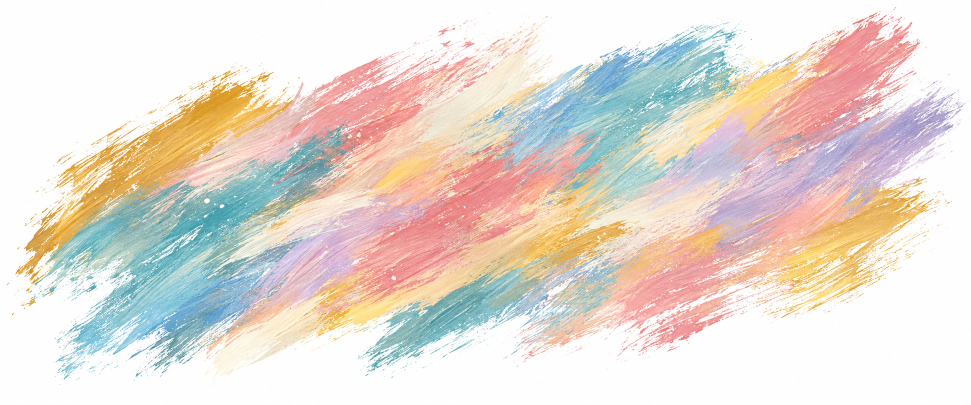
#> input picture medios/marca/fuentes/pincelada-openai-3.png, 1942 x 809 px (shown at 1/2 size)
$ python componer-logo-acuarela.py
#> lines starting #> are read from the running program, lines starting #| are printed output that depends on the picture
"""Arma el logo principal de Sin Límites: pincelada (fuentes/pincelada-openai-3.png, generada con OpenAI)
+ piezas de rompecabezas sutiles + letras negras vectoriales (fuentes/letras-negras-paths.txt)."""
import os, base64, io, subprocess, numpy as np
from PIL import Image
D=os.path.dirname(os.path.abspath(__file__))
# 1. pincelada: fondo blanco -> transparente
src=np.asarray(Image.open(f"{D}/fuentes/pincelada-openai-3.png").convert("RGB")).astype(float)
mn=src.min(axis=2); alpha=np.clip((252-mn)/(252-170),0,1)**0.75; alpha[alpha<0.03]=0
#> after `mn = src.min(axis=2)`:
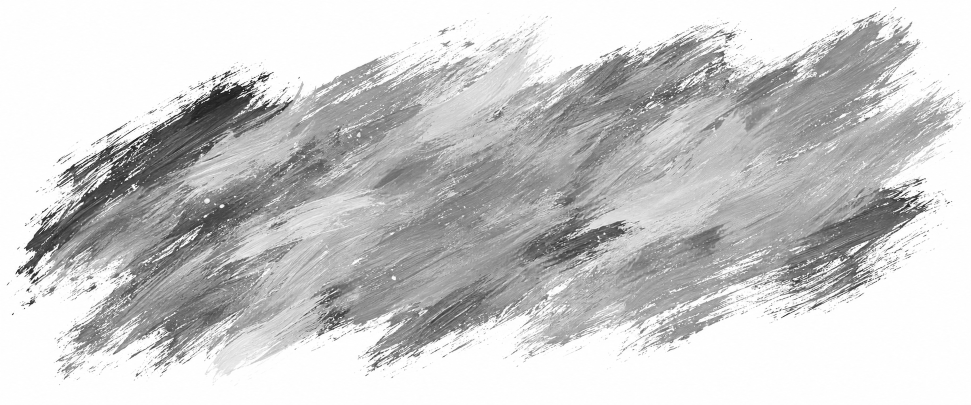
#> mn: shape (809, 1942) float64 (shown at 1/2 size); min 0, max 255, mean 202.8
#> after `alpha = np.clip((252 - mn) / (252 - 170), 0, 1) ** 0.75`:
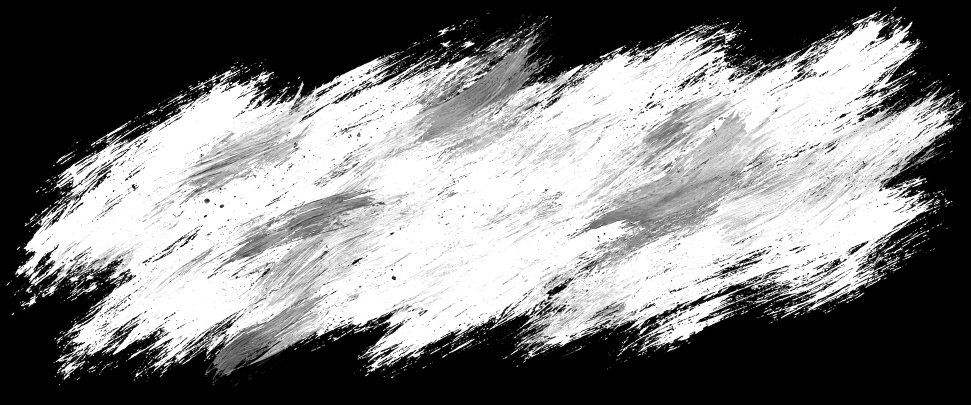
#> alpha: shape (809, 1942) float64 (shown at 1/2 size); min 0, max 1, mean 0.49
col=np.clip((src-(1-alpha[...,None])*255)/np.maximum(alpha[...,None],1e-3),0,255)
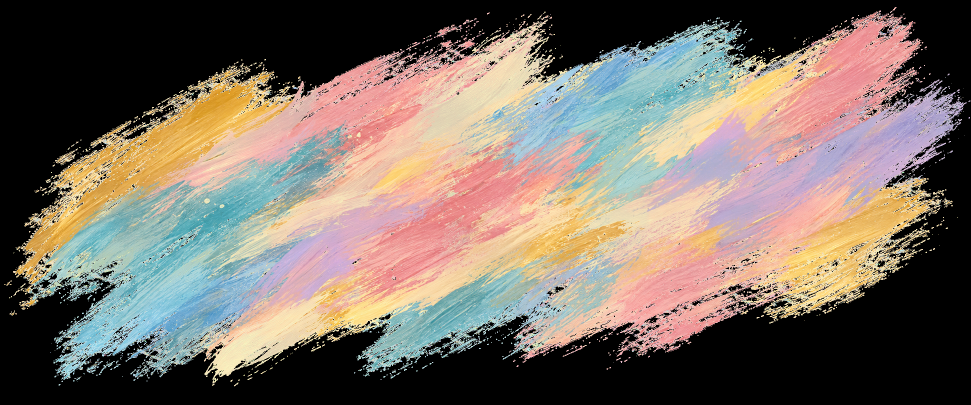
#> col: shape (809, 1942, 3) float64 (shown at 1/2 size); mean R, G, B 122, 110.2, 100.5
sw=Image.fromarray(np.dstack([col,alpha*255]).astype(np.uint8),"RGBA"); sw=sw.crop(sw.getbbox())
#> after `sw = sw.crop(sw.getbbox())`:
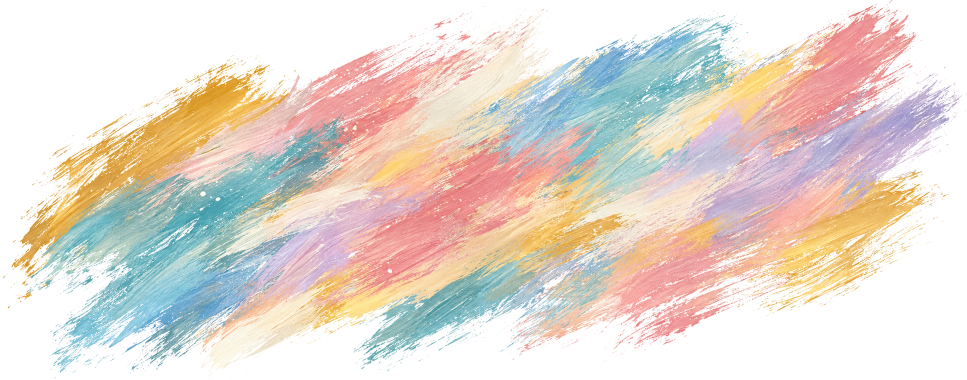
#> sw: PIL image 1933x759 RGBA (shown at 1/2 size); mean R, G, B, A 130.5, 117.9, 107.5, 133.6; transparent parts drawn white
buf=io.BytesIO(); sw.save(buf,"PNG"); b64=base64.b64encode(buf.getvalue()).decode()
# 2. letras (viewBox 3840x1680 del trazado)
#> (the run stopped early here; a loop or call above may not have finished)

$ run again, with medios/marca/fuentes/pincelada-openai-2.png copied over medios/marca/fuentes/pincelada-openai-3.png
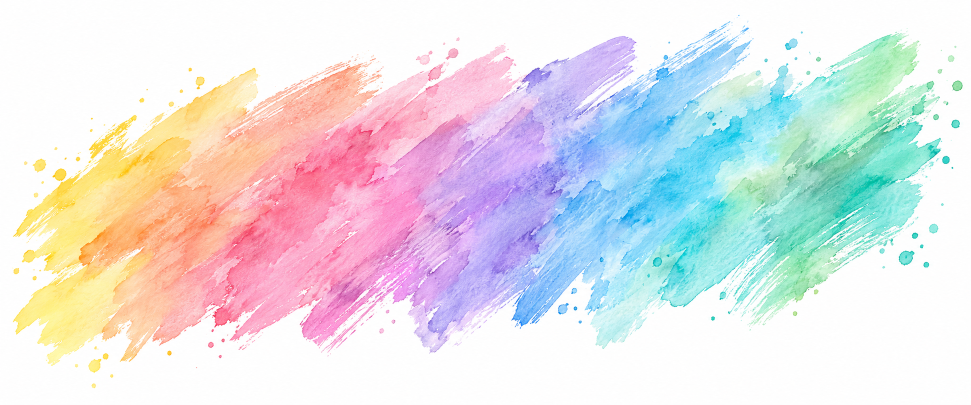
#> input picture medios/marca/fuentes/pincelada-openai-2.png, 1942 x 809 px (shown at 1/2 size)
#> `col=np.clip((src-(1-alpha[...,None])*255)/np.maximum(alpha[...,None],1..`:
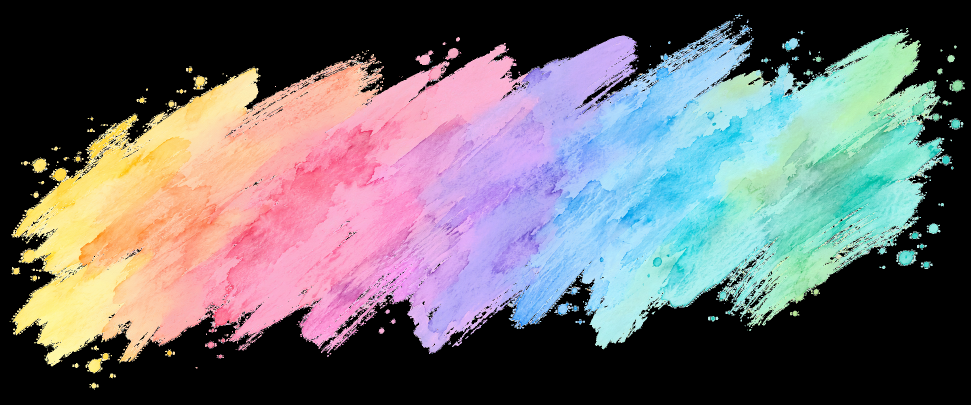
#> col: shape (809, 1942, 3) float64 (shown at 1/2 size); mean R, G, B 107.8, 105.2, 108.9
#> `sw = sw.crop(sw.getbbox())`:
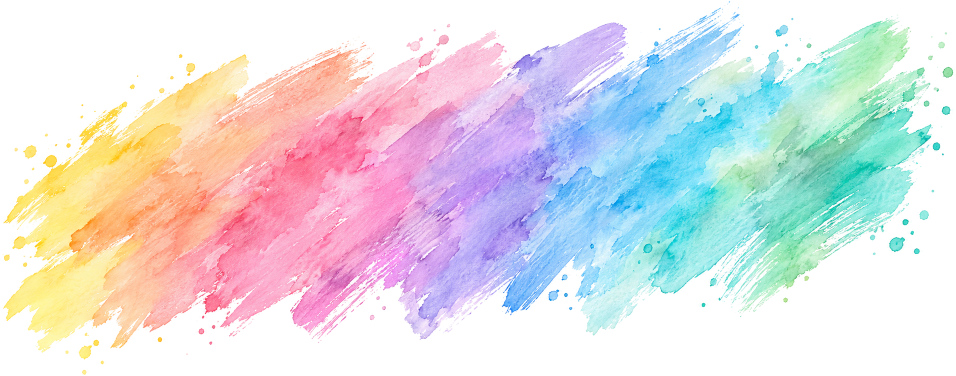
#> sw: PIL image 1911x752 RGBA (shown at 1/2 size); mean R, G, B, A 117.8, 114.9, 119, 134.4; transparent parts drawn white
